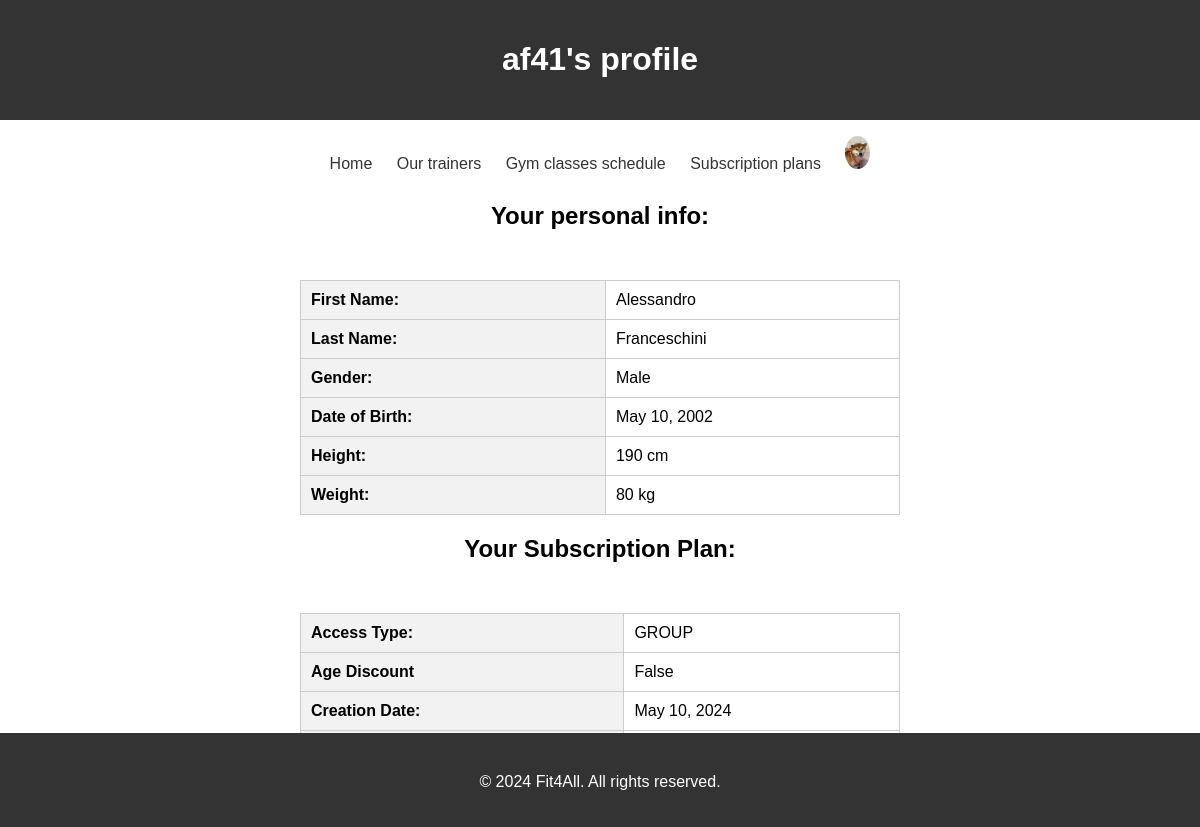
Page /profile/ (signed in) on the committed database.
### gestione_palestra/models.py (models this page shows, shortened)
class User(AbstractUser):
    is_manager = models.BooleanField(default=False)
    is_instructor = models.BooleanField(default=False)
    class Meta:
        verbose_name = _('user')
        verbose_name_plural = _('users')

class UserProfile(models.Model):
    user = models.OneToOneField(User, on_delete=models.CASCADE)
    gender_choices = [
        ('M', 'Male'),
        ('F', 'Female'),
    ]
    gender = models.CharField(max_length=1, choices=gender_choices, null=False, blank=True)
    first_name = models.CharField(max_length=100, null=False,blank=True)
    last_name = models.CharField(max_length=100, null=False,blank=True)
    date_of_birth = models.DateField(null=False,blank=True,default=date.today)
    height = models.DecimalField(max_digits=5, decimal_places=0, null=False,blank=True)  # In centimetri
    weight = models.DecimalField(max_digits=5, decimal_places=0, null=False,blank=True)  # In chilogrammi
    profile_picture = models.ImageField(upload_to='profile_pictures/', null=True, blank=True)
    AGE_OF_RETIREMENT = 65  # Età di pensionamento
    LEGAL_ADULT_AGE = 18  # Età maggiore

class Subscription(models.Model):
    user = models.OneToOneField(User, on_delete=models.CASCADE, unique=True)
    plan = models.ForeignKey('SubscriptionPlan', on_delete=models.CASCADE)
    monthly_price = models.DecimalField(max_digits=10, decimal_places=2)
    start_date = models.DateField()
    end_date = models.DateField()
    age_reduction = models.BooleanField()

class SubscriptionPlan(models.Model):
    PLAN_CHOICES = [
        ('GROUP', 'Group Classes Only'),
        ('WEIGHTS', 'Gym Access Only'),
        ('BOTH', 'Group Classes + Gym Access'),
    ]
    DURATION_CHOICES = [
        (1, '1 Month'),
        (3, '3 Months'),
        (6, '6 Months'),
        (12, '12 Months'),
    ]
    name = models.CharField(max_length=100)
    plan_type = models.CharField(max_length=10, choices=PLAN_CHOICES)
    monthly_price = models.DecimalField(max_digits=10, decimal_places=2)
    age_discount = models.DecimalField(max_digits=5, decimal_places=2, default=0)

### gestione_palestra/views.py (the view, shortened to what this page needs)
# urls.py: path('profile/', views.ProfileView.as_view(), name='profile'),
class ProfileView(View):
    def get(self, request):
        form = forms.UserProfileForm()
        user_profile, created = models.UserProfile.objects.get_or_create(user=request.user)
        try:
            user_subscription = models.Subscription.objects.get(user=request.user)
            plan_id = user_subscription.plan.id
            plan = models.SubscriptionPlan.objects.get(id=plan_id)
            user_subscription.plan_type = plan.plan_type
            context = {'form': form, 'user_profile':user_profile, 'user_subscription':user_subscription}
        except models.Subscription.DoesNotExist:
            context = {'form': form, 'user_profile':user_profile}
        return render(request=request, template_name='profile.html', context=context)

### gestione_palestra/context_processors.py (called while the page is built)
def global_context(request):
    plans = models.SubscriptionPlan.objects.all()
    for plan in plans:
        plan.discounted_price = plan.monthly_price - plan.age_discount
    context =   {
                    'gym_name': 'Fit4All',
                    'now': datetime.date.today,
                    'subscription_plans':plans
                }
    return context

### templates/profile.html (shortened to what this page needs)
{% extends "base.html" %}
{% block header %} {{ request.user }}'s profile {% endblock header %}
{% block content %}
<h2> Your personal info: </h2>
    <div>
      <table class="user-details">
        <tr>
        <th>First Name:</th>
        <td>{{ user_profile.first_name }}</td>
        </tr>
        <tr>
        <th>Last Name:</th>
        <td>{{ user_profile.last_name }}</td>
        </tr>
        <tr>
        <th>Gender:</th>
        <td>{{ user_profile.get_gender_display }}</td>
        </tr>
        {% if user_profile.date_of_birth|date:"Y-m-d" == now|date:"Y-m-d" %}
          <tr>
            <th>Date of Birth:</th>
            <td></td>
          </tr>
        {% else %}
          <tr>
            <th>Date of Birth:</th>
            <td>{{ user_profile.date_of_birth|date:"F d, Y" }}</td>
          </tr>
        {% endif %}
        {% if user_profile.height %}
          <tr>
            <th>Height:</th>
            <td>{{ user_profile.height }} cm</td>
          </tr>
        {% else %}
          <tr>
            <th>Height:</th>
            <td></td>
          </tr>
        {% endif %}
        {% if user_profile.weight %}
          <tr>
            <th>Weight:</th>
            <td>{{ user_profile.weight }} kg</td>
          </tr>
        {% else %}
          <tr>
            <th>Weight:</th>
            <td></td>
          </tr>
        {% endif %}
    </table>
    <h2> Your Subscription Plan: </h2>
    <table class="user-details">
      <tr>
        <th>Access Type:</th>
        <td>{{ user_subscription.plan_type }}</td>
      </tr>
      <tr>
        <th>Age Discount</th>
        <td>{{ user_subscription.age_reduction }}</td>
      </tr>
      <tr>
        <th>Creation Date:</th>
        <td>{{ user_subscription.start_date }}</td>
      </tr>
      <tr>
        <th>Expiration Date:</th>
        <td>{{ user_subscription.end_date }}</td>
      </tr>
      <tr>
        <th>Monthly Price:</th>
        {% if user_subscription.monthly_price %}
        <td>{{ user_subscription.monthly_price }} $</td>
        {% else %}
        <td></td>
        {% endif %}
      </tr>
  </table>
    <a href="{% url 'update-profile' %}" id="edit-profile-button">Edit Profile</a>
  </div>
{% endblock content %}

### templates/navbar.html (shortened to what this page needs)
{% load static %}
<nav>
  <ul>
    <li><a href="{% url 'homepage' %}">Home</a></li>
    <li><a href="{% url 'trainer-list' %}">Our trainers</a></li>
    <li><a href="{% url 'classes-schedule' %}">Gym classes schedule</a></li>
    <li><a href="{% url 'subscription-plans' %}">Subscription plans</a></li>
    {% if request.user.is_authenticated %}
    <li>
      <div class="profile-container">
        <button id="profile-button" onclick="toggleUserMenu()" style="border: none; background: none; padding: 0; max-width: 25px; border-radius: 30%;">
          <img src="{% if request.user.userprofile.profile_picture %}{{ request.user.userprofile.profile_picture.url }}{% else %}{% static 'img/default_profile_image.png' %}{% endif %}" alt="Profile Image" style="width: 100%; height: auto; border-radius: 50%;">
      </button>
      </div>
    </li>
    {% else %}
    <li><a href="{% url 'login' %}">Login</a></li>
    {% endif %}
  </ul>
</nav>

### static/css/style.css (style rules this page uses)
.user-details { width: 50%; margin: 50px auto 0; border-collapse: collapse; }
.user-details th, .user-details td { padding: 10px; border: 1px solid #ccc; text-align: left; }
.user-details th { background-color: #f2f2f2; }
.profile-container { position: relative; display: inline-block; }
body { font-family: Arial, sans-serif; margin: 0; padding: 0; }
img { width: 20px; height: auto; }
label, input, button { display: block; margin-bottom: 10px; }
nav ul { list-style-type: none; padding: 0; text-align: center; }
nav ul li { display: inline; width: 100px; margin: 0 10px; }
nav ul li a { color: #333; text-decoration: none; }
h2 { text-align: center; color: #000000; }
button { padding: 10px; background-color: #e9e9e9; color: #fff; border: none; border-radius: 5px; cursor: pointer; }

### rows in the picture
User: user "af41", profile_picture (picture)
UserProfile: first_name "Alessandro", last_name "Franceschini", gender "Male", date_of_birth "May 10, 2002", height "190", weight "80"
Subscription: plan_type "GROUP", age_reduction "False", start_date "May 10, 2024"

### other values in the picture
{{ gym_name }} "Fit4All"
